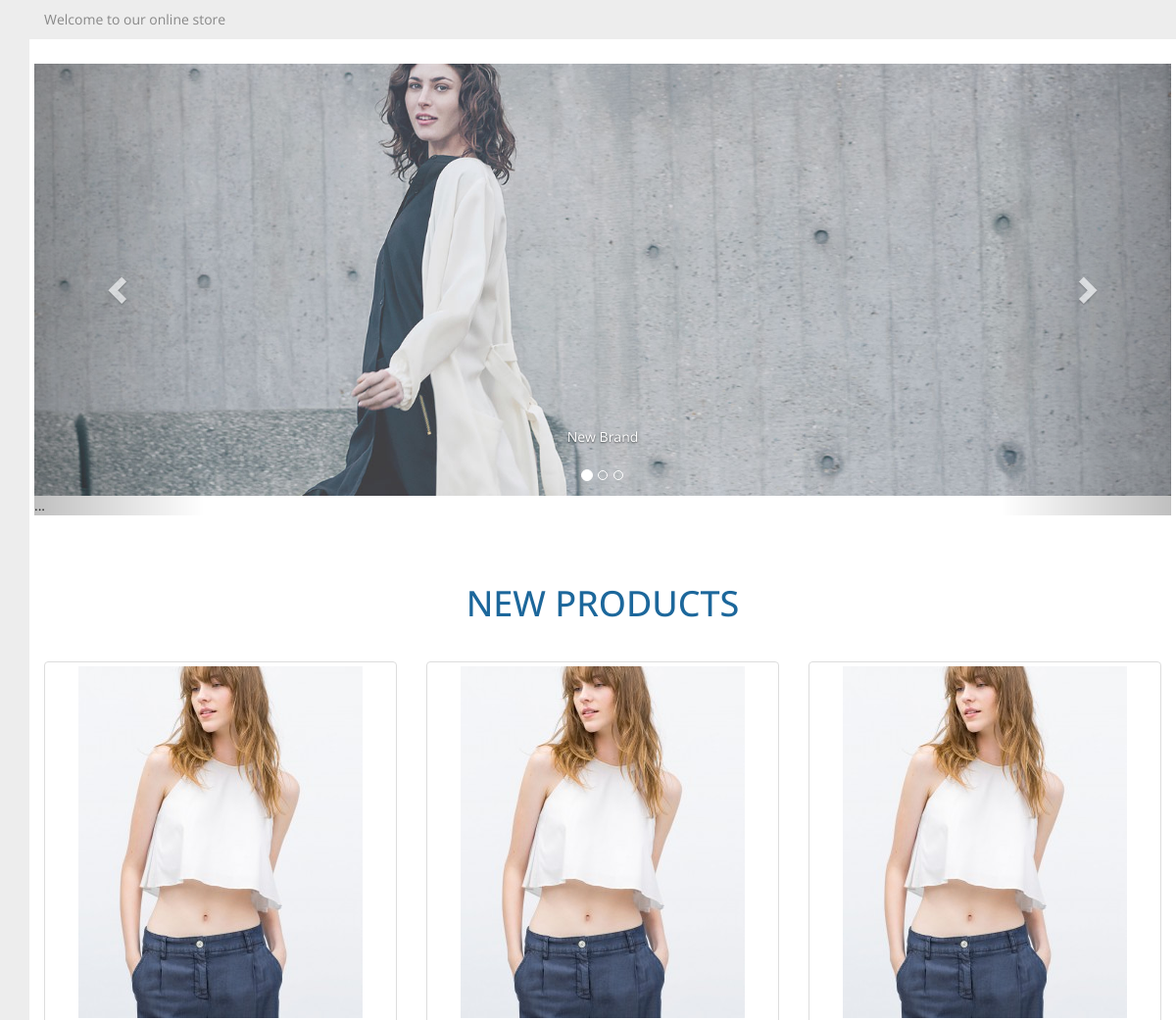
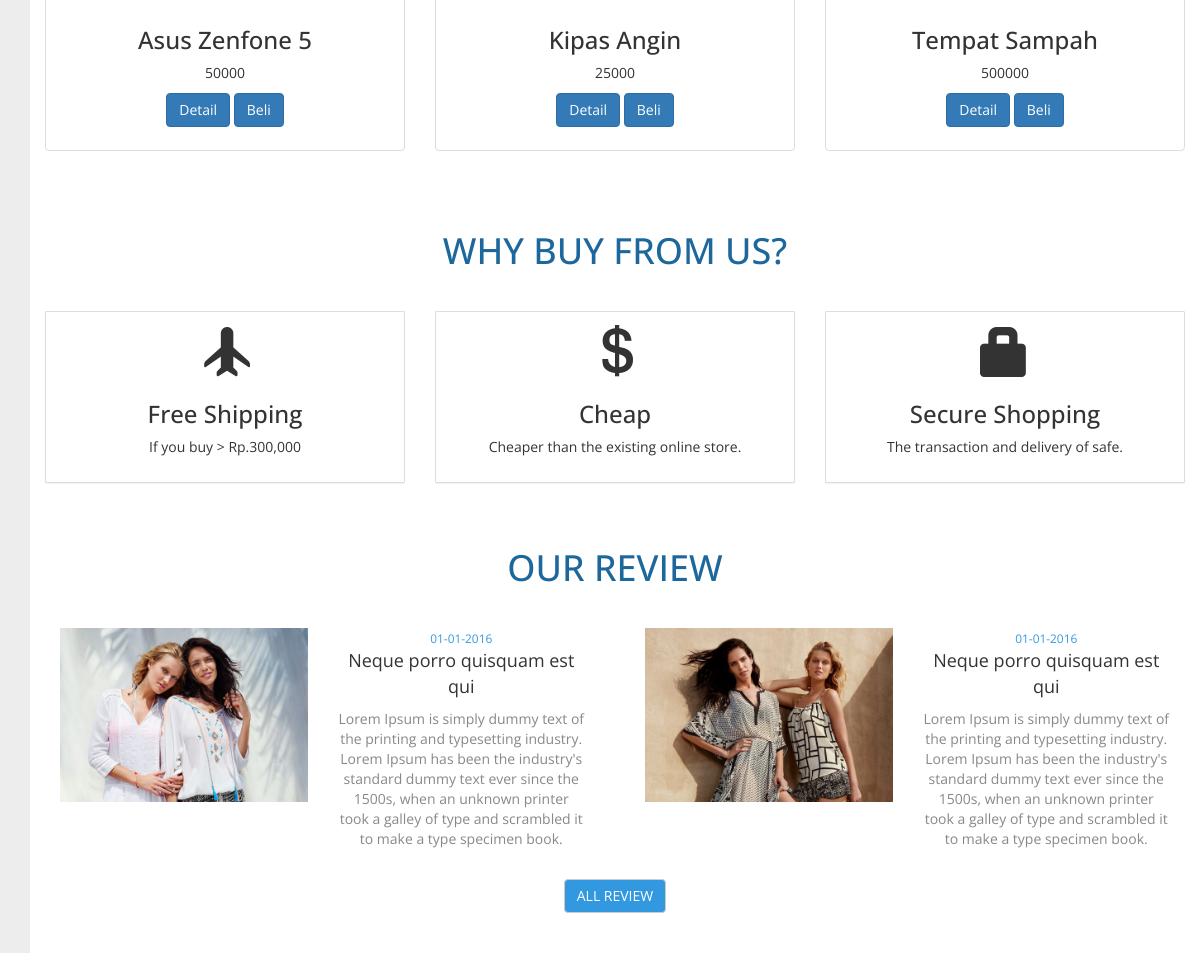
Screenshot of /onlineshop/index.php with the database file from the repository (2 pictures, top to bottom).
### tables this page shows
CREATE TABLE `sys_product` (
  `id` int(11) NOT NULL,
  `label` varchar(100) NOT NULL,
  `price` int(100) DEFAULT NULL,
  `brand_id` int(10) NOT NULL,
  `cat_id` int(10) NOT NULL,
  `time` date DEFAULT NULL,
  `description` varchar(255) DEFAULT NULL,
  `images` varchar(255) DEFAULT NULL
);

### onlineshop/index.php (the view, shortened to what this page needs)
<!DOCTYPE html>
<html lang="en">
  <head>
    <link href="../css/bootstrap.css" rel="stylesheet">
    <link href="../css/custom.css" rel="stylesheet">
  </head>
  <body>
  <header>
  	<div class="container">
  		<div class="col-md-12">
  			<p>Welcome to our online store</p>
  		</div>
  	</div>
  </header>
  <div class="container">
	  <?php include("menu.php") ?>
	 <div class="banner container">
	 	<div class="col-md-12 banner2">
	 		<div id="carousel-example-generic" class="carousel slide" data-ride="carousel">
			  <ol class="carousel-indicators">
			    <li data-target="#carousel-example-generic" data-slide-to="0" class="active"></li>
			    <li data-target="#carousel-example-generic" data-slide-to="1"></li>
			    <li data-target="#carousel-example-generic" data-slide-to="2"></li>
			  </ol>
			  <div class="carousel-inner" role="listbox">
			    <div class="item active">
			      <img src="../images/banner1.jpg" alt="...">
			      <div class="carousel-caption">
			        New Brand
			      </div>
			    </div>
			    ...
			  </div>
			  <a class="left carousel-control" href="#carousel-example-generic" role="button" data-slide="prev">
			    <span class="glyphicon glyphicon-chevron-left" aria-hidden="true"></span>
			  </a>
			  <a class="right carousel-control" href="#carousel-example-generic" role="button" data-slide="next">
			    <span class="glyphicon glyphicon-chevron-right" aria-hidden="true"></span>
			  </a>
			</div>
	 	</div>
	 </div>
	 <div class="product container">
	 	<div class=" title col-md-12 text-center">
	 		<h1>NEW PRODUCTS</h1>
	 	</div>
	 	<div class="row">
                    <?php
                        $query = "select * from sys_product";
                        $result = mysqli_query($dbc, $query);
                        while ($nav = mysqli_fetch_assoc($result)) { ?>
                            <div class="col-sm-6 col-md-4 text-center">
                                <div class="thumbnail">
                                  <img src="../images/product/crop_top1.jpg">
                                  <div class="caption">
                                    <h3><?php echo $nav['label']; ?></h3>
                                    <p><?php echo $nav['price']; ?></p>
                                    <p><a href="#" class="btn btn-primary" role="button">Detail</a>
                                    <a href="#" class="btn btn-primary" role="button">Beli</a></p>
                                  </div>
                                </div>
                            </div>
                        <?php }
                    ?>
		</div>
	 </div>
	 <div class="services container">
	 	<div class="col-md-12 text-center title">
        <h1>WHY BUY FROM US?</h1>
      </div>
      <div class="row ">
        <div class="col-md-4 text-center">
          <div class="panel panel-default">
            <div class="panel-body">
              <span class="glyphicon glyphicon-plane" aria-hidden="true"></span>
              <h3>Free Shipping</h3>
              <p>If you buy > Rp.300,000</p>
            </div>
          </div>
        </div>
        <div class="col-md-4 text-center">
          <div class="panel panel-default">
            <div class="panel-body">
              <span class="glyphicon glyphicon-usd" aria-hidden="true"></span>
              <h3>Cheap</h3>
              <p>Cheaper than the existing online store.</p>
            </div>
          </div>
        </div>
        <div class="col-md-4 text-center">
          <div class="panel panel-default">
            <div class="panel-body">
              <span class="glyphicon glyphicon-lock" aria-hidden="true"></span>
              <h3>Secure Shopping</h3>
              <p>The transaction and delivery of safe.</p>
            </div>
          </div>
        </div>
      </div>
	 </div>
	 <div class="latespost container">
	 	<div class="col-md-12 text-center title">
	 		<h1>OUR REVIEW</h1>
	 	</div>
	 	<div class="row">
	 		<center>
		 		<div class="col-md-6 post">
				 	<div class="col-md-6">
				 		<img class="img-responsive" src="../images/img1.jpg">
				 	</div>
				 	<div class="col-md-6">
				 		<small>01-01-2016</small>
				 		<p>Neque porro quisquam est qui</p>
				 		<p class="plast">Lorem Ipsum is simply dummy text of the printing and typesetting industry. Lorem Ipsum has been the industry's standard dummy text ever since the 1500s, when an unknown printer took a galley of type and scrambled it to make a type specimen book.</p>
				 	</div>
		 		</div>
	 		</center>
	 		<center>
		 		<div class="col-md-6 post">
		 			<div class="col-md-6">
		 				<img class="img-responsive" src="../images/img2.jpg">
		 			</div>
		 			<div class="col-md-6">
		 				<small>01-01-2016</small>
		 				<p>Neque porro quisquam est qui</p>
		 				<p class="plast">Lorem Ipsum is simply dummy text of the printing and typesetting industry. Lorem Ipsum has been the industry's standard dummy text ever since the 1500s, when an unknown printer took a galley of type and scrambled it to make a type specimen book.</p>
		 			</div>
		 		</div>
	 		</center>
	 	</div>
	 	<div class="row allpost">
	 		<div class="col-md-12 text-center">
	 			<button type="button" class="btn btn-default">ALL REVIEW</button>
	 		</div>
	 	</div>
	 </div>
  </body>
</html>

### css/custom.css (style rules this page uses)
body { background-color: #EDEDED; font-family: 'Open Sans', sans-serif; }
header { padding-top: 10px; }
header p { color: #888888; }
.banner { background-color: #FFFFFF; padding: 20px 0px; }
.banner .banner2 { padding: 5px; }
.product { background-color: #FFFFFF; padding: 15px; }
.title { margin-bottom: 20px; color: #1c679b; padding: 10px 0px; }
.services { background-color: #FFFFFF; padding: 15px; }
.services .glyphicon { font-size: 50px; }
.latespost { background-color: #FFFFFF; }
.latespost button { background-color: #3299e1; color: #FFFFFF; }
.latespost .allpost { margin-bottom: 40px; }
.latespost .post { margin-bottom: 20px; }
.latespost .post p { font-size: 18px; }
.latespost .post small { color: #3299e1; }
.latespost .post .plast { color: #888888; font-size: 14px; }
ol, ul { list-style: none; }
.container { border: none; }
.panel { border-radius: 1px; }

### rows the page displays
sys_product: label "Asus Zenfone 5", price "50000"
sys_product: label "Kipas Angin", price "25000"
sys_product: label "Tempat Sampah", price "500000"
